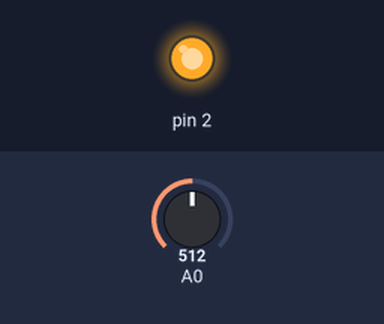
The sketch below on a simulated Arduino Uno, built with avr-gcc and run on an emulated ATmega328P. On the bench: output pins drawn as LEDs (lit = HIGH). The test bench sets the inputs (shaded band); at power-on: A0 = 512. What the sketch prints to the serial monitor is not drawn.

Above: at 0.1 s.
Timing chart, 0 to 1.6 s (numbered marks = the images above):
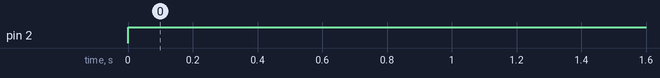

The sketch:

04_Sensor_luz_ldr.ino
```cpp
// 04 Sensor de Luz LDR com led

// Ligar sensor LDR com resistor no 5V e porta analógica A0
// Ligar LED com resistor no GND e porta digital 2

void setup(){
  //Ativando o serial monitor que exibirá os valores lidos no sensor.
  Serial.begin(9600);

  // Led de saida
  pinMode(2, OUTPUT);
}


void loop(){

  // Le o valor do sensor
  int valorSensor = analogRead(A0);  // conectado no A0

  if (valorSensor < 1023){
    digitalWrite(2, HIGH);
  }

  // Exibindo o valor do sensor no serial monitor.
  Serial.println(valorSensor);

  delay(100);
}
```

Measured:
- by itself, pin 2: LOW → HIGH at 0.00 s
